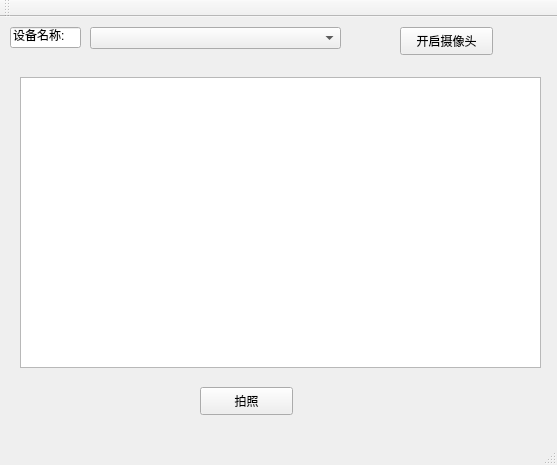
<?xml version="1.0" encoding="UTF-8"?>
<ui version="4.0">
 <class>MainWindow</class>
 <widget class="QMainWindow" name="MainWindow">
  <property name="geometry">
   <rect>
    <x>0</x>
    <y>0</y>
    <width>557</width>
    <height>465</height>
   </rect>
  </property>
  <property name="windowTitle">
   <string>MainWindow</string>
  </property>
  <widget class="QWidget" name="centralWidget">
   <widget class="QComboBox" name="deviceComboBox">
    <property name="geometry">
     <rect>
      <x>90</x>
      <y>10</y>
      <width>251</width>
      <height>22</height>
     </rect>
    </property>
   </widget>
   <widget class="QPushButton" name="pushButton">
    <property name="geometry">
     <rect>
      <x>400</x>
      <y>10</y>
      <width>93</width>
      <height>28</height>
     </rect>
    </property>
    <property name="text">
     <string>开启摄像头</string>
    </property>
   </widget>
   <widget class="QPushButton" name="pushButton_2">
    <property name="geometry">
     <rect>
      <x>200</x>
      <y>370</y>
      <width>93</width>
      <height>28</height>
     </rect>
    </property>
    <property name="text">
     <string>拍照</string>
    </property>
   </widget>
   <widget class="QTableWidget" name="CameraLabel">
    <property name="geometry">
     <rect>
      <x>20</x>
      <y>60</y>
      <width>521</width>
      <height>291</height>
     </rect>
    </property>
   </widget>
   <widget class="QLineEdit" name="lineEdit">
    <property name="geometry">
     <rect>
      <x>10</x>
      <y>10</y>
      <width>71</width>
      <height>21</height>
     </rect>
    </property>
    <property name="text">
     <string>设备名称:</string>
    </property>
   </widget>
  </widget>
  <widget class="QMenuBar" name="menuBar">
   <property name="geometry">
    <rect>
     <x>0</x>
     <y>0</y>
     <width>557</width>
     <height>26</height>
    </rect>
   </property>
  </widget>
  <widget class="QToolBar" name="mainToolBar">
   <attribute name="toolBarArea">
    <enum>TopToolBarArea</enum>
   </attribute>
   <attribute name="toolBarBreak">
    <bool>false</bool>
   </attribute>
  </widget>
  <widget class="QStatusBar" name="statusBar"/>
 </widget>
 <layoutdefault spacing="6" margin="11"/>
 <resources/>
 <connections/>
</ui>
